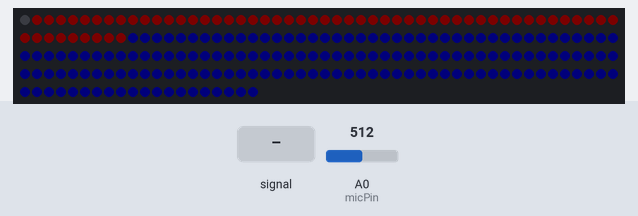
A sketch run on a simulated Arduino Uno, built with avr-gcc and run on an emulated ATmega328P. Parts: 220 RGB LEDs in strip order, left to right, continuing on the next row. The inputs (shaded band) are chosen by the test bench; at power-on: A0 (micPin) = 512. Dim RGB values are drawn brighter than linear; random numbers use the default seed unless the sketch sets one.

Above: at 5.7 s.
5.8 s: A0 (micPin) fed a 200 Hz sine of ±81 counts around its level
At 7.42 s:
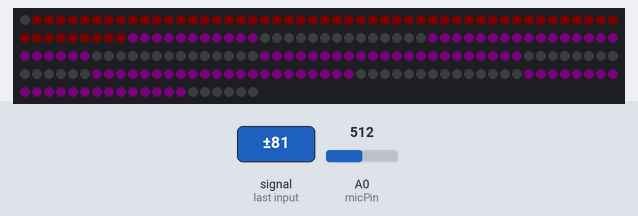
8.8 s: A0 (micPin) set to 430
At 9.4 s:
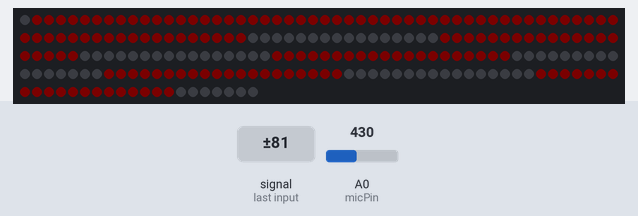
11.8 s: A0 (micPin) fed a 50 Hz sine of ±306 counts around its level
At 13.94 s:
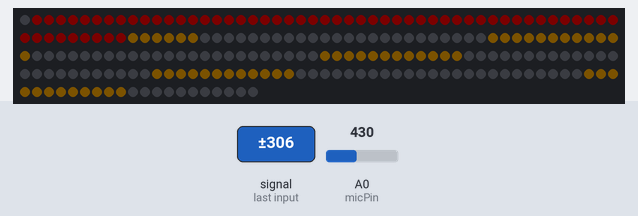
14.8 s: A0 (micPin) set to 370
16.5 s: A0 (micPin) fed a 1000 Hz sine of ±255 counts around its level
At 16.86 s:
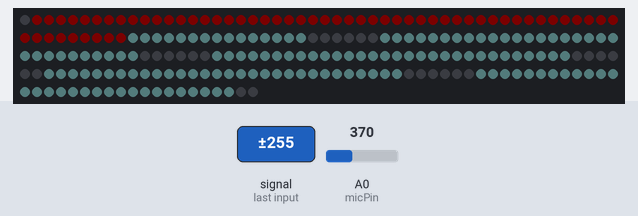
18.5 s: A0 (micPin) fed a 200 Hz sine of ±81 counts around its level
At 19.67 s:
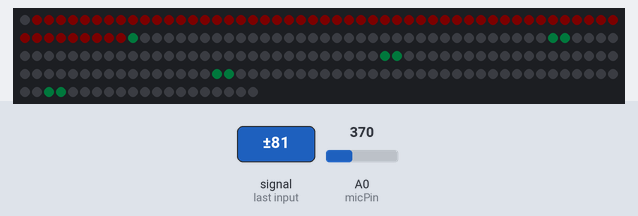

The sketch:

2812s.ino.ino
```cpp
      //strip.show(); // 显示LED条带上的颜色
  //   strip.setPixelColor(59+i, colours[c]); // 设置第1个LED的颜色  红色 59-76  +17
    //  strip.setPixelColor(94-i, colours[c]); // 设置第2个LED的颜色  红色 94-77 -17

    //   strip.setPixelColor(95+i, colours[c]); // 设置第3个LED的颜色  红色95-112
    //  strip.setPixelColor(130-i, colours[c]); // 设置第4个LED的颜色  红色130-113

    //   strip.setPixelColor(131+i, colours[c]); // 设置第5个LED的颜色  红色131-148
     // strip.setPixelColor(166-i, colours[c]); // 设置第6个LED的颜色  红色166-149

    // strip.setPixelColor(167+i, colours[c]); // 设置第7个LED的颜色  167-184
    //  strip.setPixelColor(202-i, colours[c]); // 设置第8个LED的颜色  红色202-185

    //   strip.setPixelColor(203+i, colours[c]); // 设置第9个LED的颜色  红色203-220
//颜色只跑到10，后面颜色太深不好看
#include <Adafruit_NeoPixel.h>
//创作不易，使用时，请知道是我的bug代码laoliuiot
// 定义WS2812的数量
#define NUM_LEDS 220

// 定义WS2812灯珠的引脚
#define PIN 2

// 声音传感器引脚
const int micPin =A0; // 假设你将麦克风连接到A0引脚

// 创建NeoPixel对象
Adafruit_NeoPixel strip = Adafruit_NeoPixel(NUM_LEDS, PIN, NEO_GRB + NEO_KHZ800);
uint32_t colours[18] ;
uint32_t dcolour;


void setup() {
   pinMode(micPin, INPUT);
    Serial.begin(115200);  //定义波特率
   strip.begin();
  // put your setup code here, to run once:
   strip.setBrightness(3);//灯珠亮度30省电

   strip.show();


    colours[0]=strip.Color(60,179,113);//春天的绿色
  colours[1]=strip.Color( 144,238,144);//淡绿色
    colours[2]=strip.Color(124,252,0);//草坪绿
    colours[4]=strip.Color( 255,248,220);//玉米色
    colours[3]=strip.Color( 255,255,0);//黄色

    colours[5]= strip.Color( 255,165,0);// 橙色
      colours[6]=strip.Color( 255,140,0);//深橙色
      colours[7]=strip.Color( 255,69,0);//橙红色
      colours[8]= strip.Color( 139,0,0);//深红色
      colours[9]= strip.Color( 255,0,0 );// 红色
        colours[10]=strip.Color( 139,0,139);//深洋红色
        colours[11]= strip.Color( 128,0,128);//  紫色
        colours[12]=strip.Color(138,43,226);//深紫罗兰的蓝色

        colours[13]=strip.Color( 123,104,238);// 适中的板岩暗蓝灰色
          colours[14]=strip.Color( 0,0,255);//蓝色
          colours[15]=strip.Color(135,206, 235);
          colours[16]=strip.Color(30 ,144 ,255);
          colours[17]=strip.Color(0 ,0, 255);
      dcolour=colours[0];


      // 设置IO0脚为输出模式
      pinMode(2, OUTPUT);

      // 点亮LED
      digitalWrite(2, HIGH);

    //   delay(1000); // 等待一秒

      // 开始闪烁LED
    //   while (true) {
     //    digitalWrite(2, LOW);   // LED熄灭
     //    delay(500);             // 等待500毫秒
     //    digitalWrite(2, HIGH);  // LED点亮
     //    delay(500);             // 等待500毫秒
     //  }

      for(int i=1;i<=58;i++)
      {
          strip.setPixelColor(i, colours[10]); // 设置第i个LED的颜色  红色
          delay(70); // 等待70毫秒
          strip.show(); // 显示LED条带上的颜色
      }
}
int c=0;
//关闭一部分灯的函数
void turnOffLEDs(uint16_t start, uint16_t end) {
  if (start < 1 || start > end || end > NUM_LEDS) {
    // 输入验证，确保起始和结束索引在有效范围内
    Serial.println("Invalid LED index range!");
    return;
  }

  // 关闭指定范围内的LED
  for (uint16_t i = start; i <= end; i++) {
    strip.setPixelColor(i, 0); // 将LED颜色设置为黑色（关闭）
  }
  strip.show(); // 更新LED灯带以显示更改
}
//打开一部分灯方法，开始，结束，颜色
void turnOnLEDs(uint16_t start, uint16_t end, uint32_t color) {
  if (start < 1 || start > end || end > NUM_LEDS) {
    // 输入验证，确保起始和结束索引在有效范围内
    Serial.println("Invalid LED index range!");
    return;
  }

  // 打开（设置颜色）指定范围内的LED
  for (uint16_t i = start; i <= end; i++) {
    strip.setPixelColor(i, color); // 设置LED颜色
  }
  strip.show(); // 更新LED灯带以显示更改
}

void baozhumofang(){ //特效2烟花效果
   strip.clear();
   for(int i = 1; i <= 56; i += 3) {  //58会超出去
      turnOnLEDs(i,i+3, colours[9]);//点亮树根 红色
      delay(60); // 等待70毫秒 快速上升
        turnOffLEDs(i,i+3);//关闭
    }
      for(int i=0;i<18;i++)
  {
      strip.setPixelColor(59+i, colours[c]); // 设置第i个LED的颜色  红色 59-76  +17
      strip.setPixelColor(94-i, colours[c]); // 设置第i个LED的颜色  红色 94-77 -17

       strip.setPixelColor(95+i, colours[c]); // 设置第i个LED的颜色  红色95-112
      strip.setPixelColor(130-i, colours[c]); // 设置第i个LED的颜色  红色130-113

       strip.setPixelColor(131+i, colours[c]); // 设置第i个LED的颜色  红色131-148
      strip.setPixelColor(166-i, colours[c]); // 设置第i个LED的颜色  红色166-149

         strip.setPixelColor(167+i, colours[c]); // 设置第i个LED的颜色  167-184
      strip.setPixelColor(202-i, colours[c]); // 设置第i个LED的颜色  红色202-185

       strip.setPixelColor(203+i, colours[c]); // 设置第i个LED的颜色  红色203-220

      delay(70); // 等待70毫秒
      strip.show(); // 显示LED条带上的颜色
  }
   strip.clear();
   for(int i=0;i<50;i++)
   {

     strip.setPixelColor(getRandNum(59,NUM_LEDS), colours[getRandNum(0,16)]); // 烟花散开效果
     strip.show();
   }

     c++;
   if(c>=16)c=0;


}//烟花特效2
void baozhu(){ //特效1烟花效果

 strip.clear();
   for(int i=1;i<=58;i++)
      {
          strip.setPixelColor(i, colours[c]); // 设置第i个LED的颜色  红色
           strip.show(); // 显示LED条带上的颜色

      }

  for(int i=0;i<18;i++)
  {
      strip.setPixelColor(59+i, colours[c]); // 设置第i个LED的颜色  红色 59-76  +17
      strip.setPixelColor(94-i, colours[c]); // 设置第i个LED的颜色  红色 94-77 -17

       strip.setPixelColor(95+i, colours[c]); // 设置第i个LED的颜色  红色95-112
      strip.setPixelColor(130-i, colours[c]); // 设置第i个LED的颜色  红色130-113

       strip.setPixelColor(131+i, colours[c]); // 设置第i个LED的颜色  红色131-148
      strip.setPixelColor(166-i, colours[c]); // 设置第i个LED的颜色  红色166-149

         strip.setPixelColor(167+i, colours[c]); // 设置第i个LED的颜色  167-184
      strip.setPixelColor(202-i, colours[c]); // 设置第i个LED的颜色  红色202-185

       strip.setPixelColor(203+i, colours[c]); // 设置第i个LED的颜色  红色203-220

      delay(70); // 等待70毫秒
      strip.show(); // 显示LED条带上的颜色
  }

     c++;
   if(c>=16)c=0;


}
//生成随机数方法
int getRandNum(int minValue, int maxValue) {
    // 确保minValue小于maxValue
    if (minValue >= maxValue) {
        // 如果输入不正确，可以返回一个错误值或者抛出异常
        return -1; // 或者你可以选择其他错误处理机制
    }

    // 计算范围大小
    int range = maxValue - minValue + 1;

    // 生成随机数并映射到指定范围
    int randomNum = minValue + random(range);

    return randomNum;
}

void fenhuolun(){ //特效2 风火轮
   strip.clear();
   for(int i = 1; i <= 56; i += 3) {  //58会超出去
      turnOnLEDs(i,i+3, colours[9]);//点亮树根 红色
      delay(60); // 等待70毫秒 快速上升
        turnOffLEDs(i,i+3);//关闭
    }

  //turnOnLEDs(1,58, colours[c]);//点亮树根

    turnOnLEDs(59,76, colours[c]);//设置第一根灯带亮
    delay(70); // 等待70毫秒
     turnOnLEDs(77,94, colours[c]);//设置第二根灯带亮
    turnOffLEDs(59,76);//关闭第一根灯带
    delay(70); // 等待70毫秒

     turnOnLEDs(95,112, colours[c]);//设置第3根灯带亮
    turnOffLEDs(77,94);//关闭第2根灯带
    delay(70); // 等待70毫秒
     turnOnLEDs(113,130, colours[c]);//设置第4根灯带亮
    turnOffLEDs(95,112);//关闭第3根灯带
    delay(70); // 等待70毫秒
     turnOnLEDs(131,148, colours[c]);//设置第5根灯带亮
    turnOffLEDs(113,130);//关闭第4根灯带
    delay(70); // 等待70毫秒
    turnOnLEDs(149,166, colours[c]);//设置第6根灯带亮
    turnOffLEDs(131,148);//关闭第5根灯带
    delay(70); // 等待70毫秒
    turnOnLEDs(167,184, colours[c]);//设置第7根灯带亮
    turnOffLEDs(149,166);//关闭第6根灯带
    delay(70); // 等待70毫秒
    turnOnLEDs(185,202, colours[c]);//设置第8根灯带亮
    turnOffLEDs(167,184);//关闭第7根灯带
    delay(70); // 等待70毫秒
     turnOnLEDs(203,220, colours[c]);//设置第9根灯带亮
    turnOffLEDs(185,202);//关闭第8根灯带
    delay(70); // 等待70毫秒

    turnOnLEDs(41,58, colours[c]);//设置树根半个颜色
    turnOffLEDs(203,220);//关闭第8根灯带
    delay(70); // 等待70毫秒


     c++;
   if(c>=16)c=0;


}//--特效2
void huaduonquan(int i){ //打开花朵其中第n圈

      strip.setPixelColor(59+i, dcolour); // 设置第i个LED的颜色  红色 59-76  +17
      strip.setPixelColor(94-i, dcolour); // 设置第i个LED的颜色  红色 94-77 -17

       strip.setPixelColor(95+i, dcolour); // 设置第i个LED的颜色  红色95-112
      strip.setPixelColor(130-i, dcolour); // 设置第i个LED的颜色  红色130-113

       strip.setPixelColor(131+i, dcolour); // 设置第i个LED的颜色  红色131-148
      strip.setPixelColor(166-i, dcolour); // 设置第i个LED的颜色  红色166-149

         strip.setPixelColor(167+i, dcolour); // 设置第i个LED的颜色  167-184
      strip.setPixelColor(202-i, dcolour); // 设置第i个LED的颜色  红色202-185

       strip.setPixelColor(203+i, dcolour); // 设置第i个LED的颜色  红色203-220


      strip.show(); // 显示LED条带上的颜色

  }//打开花朵其中第n圈

void shenkongshangse(int gaodu){ //从花朵第0圈，点亮到第n圈
for(int i=0;i<gaodu;i++)
  {
      strip.setPixelColor(59+i, dcolour); // 设置第i个LED的颜色  红色 59-76  +17
      strip.setPixelColor(94-i, dcolour); // 设置第i个LED的颜色  红色 94-77 -17

       strip.setPixelColor(95+i, dcolour); // 设置第i个LED的颜色  红色95-112
      strip.setPixelColor(130-i, dcolour); // 设置第i个LED的颜色  红色130-113

       strip.setPixelColor(131+i, dcolour); // 设置第i个LED的颜色  红色131-148
      strip.setPixelColor(166-i, dcolour); // 设置第i个LED的颜色  红色166-149

         strip.setPixelColor(167+i, dcolour); // 设置第i个LED的颜色  167-184
      strip.setPixelColor(202-i, dcolour); // 设置第i个LED的颜色  红色202-185

       strip.setPixelColor(203+i, dcolour); // 设置第i个LED的颜色  红色203-220


      strip.show(); // 显示LED条带上的颜色
  }
  }
void shengkongzhidian  ()//2024年4月5日14:47:43，可以用，现在做个以前那样一行一行点，以前那个看着漂亮
{

    int soundLevel = analogRead(micPin);

 // dcolour=colours[2];//默认最低颜色
   // baozhumofang(); //特效2烟花效果
 //fenhuolun();//风火轮效果

strip.clear();

 if(soundLevel<=320) {   turnOnLEDs(1,38,dcolour);//点亮半树干
 }

 if(soundLevel>320) { dcolour=colours[2]; turnOnLEDs(1,58,dcolour);//点亮全树干
 }
   if(soundLevel>500) {dcolour=colours[16]; shenkongshangse(18);  return; }
     if(soundLevel>490) {dcolour=colours[16]; shenkongshangse(17);  return; }
        if(soundLevel>480) {dcolour=colours[16]; shenkongshangse(16);  return; }
  if(soundLevel>470) { dcolour=colours[15];shenkongshangse(15); return;  }
  if(soundLevel>460) {dcolour=colours[14]; shenkongshangse(14);   return;}
   if(soundLevel>450) {dcolour=colours[14]; shenkongshangse(13);  return; }
      if(soundLevel>440) {dcolour=colours[14]; shenkongshangse(12);  return; }
     if(soundLevel>430) {dcolour=colours[13]; shenkongshangse(11);  return; }

     if(soundLevel>420) { dcolour=colours[12];shenkongshangse(10); return;  }
  if(soundLevel>410) { dcolour=colours[11];shenkongshangse(9);  return; }
  if(soundLevel>400) {dcolour=colours[10]; shenkongshangse(8);  return; }
    if(soundLevel>390)  {dcolour=colours[9]; shenkongshangse(7);  return; }
  if(soundLevel>380) { dcolour=colours[8];shenkongshangse(6);   return;}
  if(soundLevel>370)  {dcolour=colours[7]; shenkongshangse(5);   return;}
  if(soundLevel>360) {dcolour=colours[6]; shenkongshangse(4);  return; }
      if(soundLevel>350) { dcolour=colours[5];shenkongshangse(3);  return; }
   if(soundLevel>340) { dcolour=colours[4];shenkongshangse(2); return;  }


 if(soundLevel>330) { dcolour=colours[3];  shenkongshangse(1); return; }


}
void shengkong()//声控传感器
{


 int soundLevel = analogRead(micPin);

 // 打印声音值到串行监视器

if(soundLevel>510){dcolour=colours[17];}
else if(soundLevel>490){dcolour=colours[16];}
else if(soundLevel>480){dcolour=colours[15];}
else if(soundLevel>470){dcolour=colours[14];}
else if(soundLevel>460){dcolour=colours[13];}
else if(soundLevel>450){dcolour=colours[12];}
else if(soundLevel>440){dcolour=colours[11];}
else if(soundLevel>430){dcolour=colours[10];}
else if(soundLevel>420){dcolour=colours[9];}
else if(soundLevel>410){dcolour=colours[8];}
else if(soundLevel>400){dcolour=colours[7];}
else if(soundLevel>390){dcolour=colours[6];}
else if(soundLevel>380){dcolour=colours[5];}
else if(soundLevel>370){dcolour=colours[4];}
else if(soundLevel>360){dcolour=colours[3];}
else if(soundLevel>350){dcolour=colours[2];}
else if(soundLevel>340){dcolour=colours[1];}
else if(soundLevel>330){dcolour=colours[0];}
else if(soundLevel>320){dcolour=colours[0];}
else if(soundLevel>310){dcolour=colours[0];}
else if(soundLevel<300){dcolour=colours[0];}


 // Serial.println("yanse"+dcolour);

//上面代码疑似与下面代码可以合并，但是效果不一样的，下面代码是一行一行点亮的
//


 strip.clear();
if(soundLevel<=320) {   turnOnLEDs(1,38,colours[9]);//点亮半树干
}
if(soundLevel>320) { turnOnLEDs(1,58,colours[9]);//点亮全树干
}

 if(soundLevel>330)
 {
  huaduonquan(0);//打开第0圈

 }
      if(soundLevel>340) { huaduonquan(1);  //打开第1圈 }
      if(soundLevel>350) { huaduonquan(2);   }
      if(soundLevel>360) { huaduonquan(3);   }
      if(soundLevel>370) { huaduonquan(4);   }
      if(soundLevel>380) { huaduonquan(5);   }
      if(soundLevel>390) { huaduonquan(6);   }
      if(soundLevel>400) { huaduonquan(7);   }
      if(soundLevel>410) { huaduonquan(8);   }
      if(soundLevel>420) { huaduonquan(9);   }
      if(soundLevel>430){ huaduonquan(10);   }
      if(soundLevel>440) { huaduonquan(11);   }
      if(soundLevel>450) { huaduonquan(12);   }
      if(soundLevel>460) { huaduonquan(13);   }
      if(soundLevel>480) { huaduonquan(14);   }
      if(soundLevel>490) { huaduonquan(15);   }
      if(soundLevel>500) { huaduonquan(16);   }
      if(soundLevel>510) { huaduonquan(17);   }
      if(soundLevel>520) { huaduonquan(18);   }
   }
}
void loop() {
shengkong();//声控传感器
//fenhuolun(){ //特效2 风火轮
//baozhumofang(); //特效2烟花效果
}
```

Measured:
- after the input at 16.5 s, the LEDs: change after 0.17 s (image 4)
- what the display in image 1 shows lasts 0.4 s, from 7.2 s to 7.6 s
